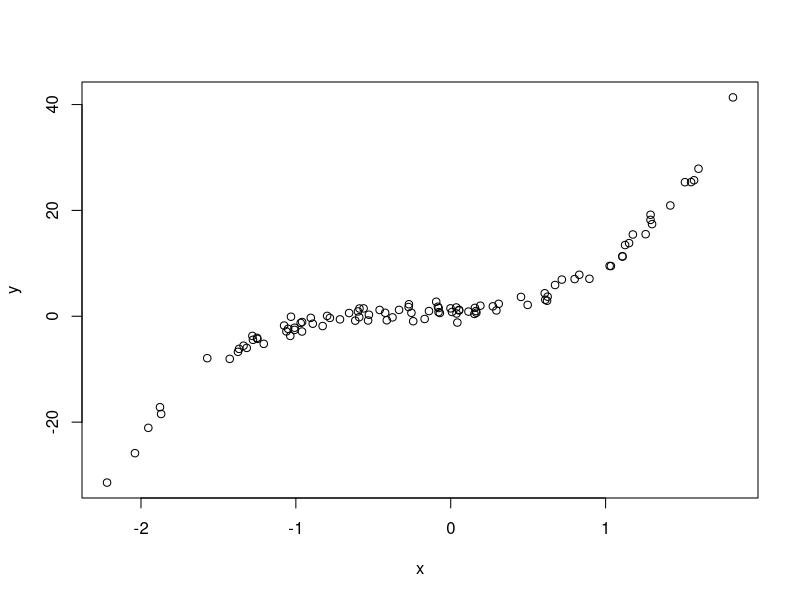
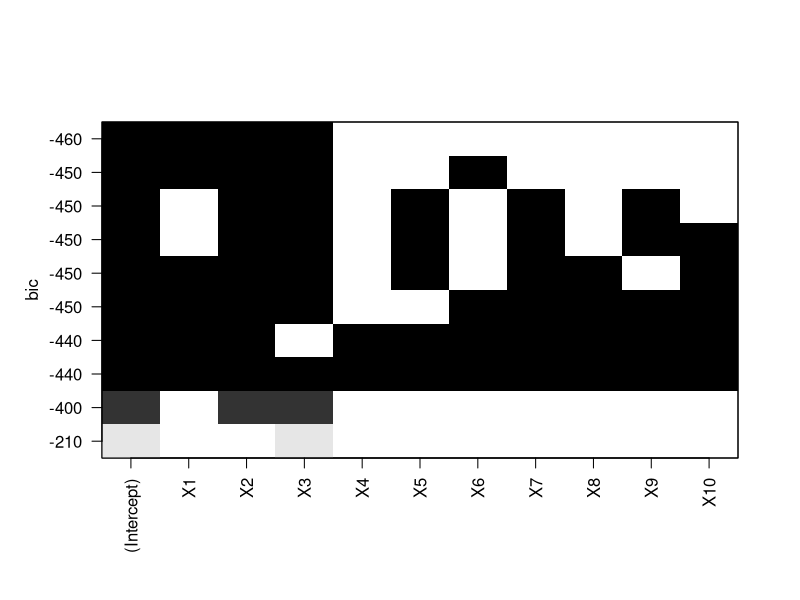
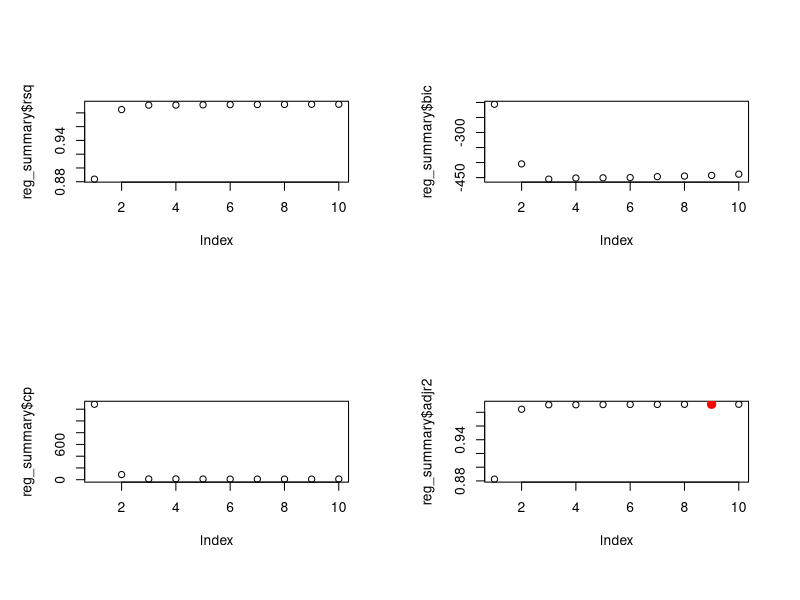
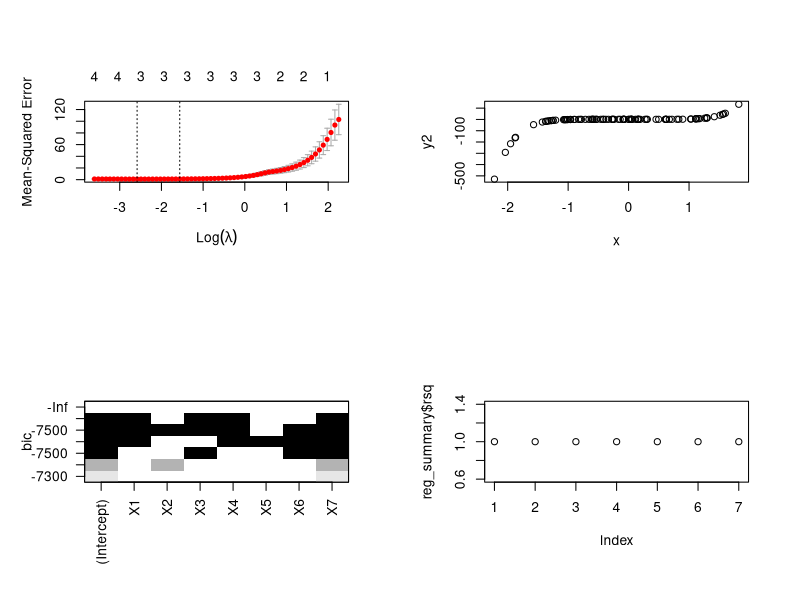
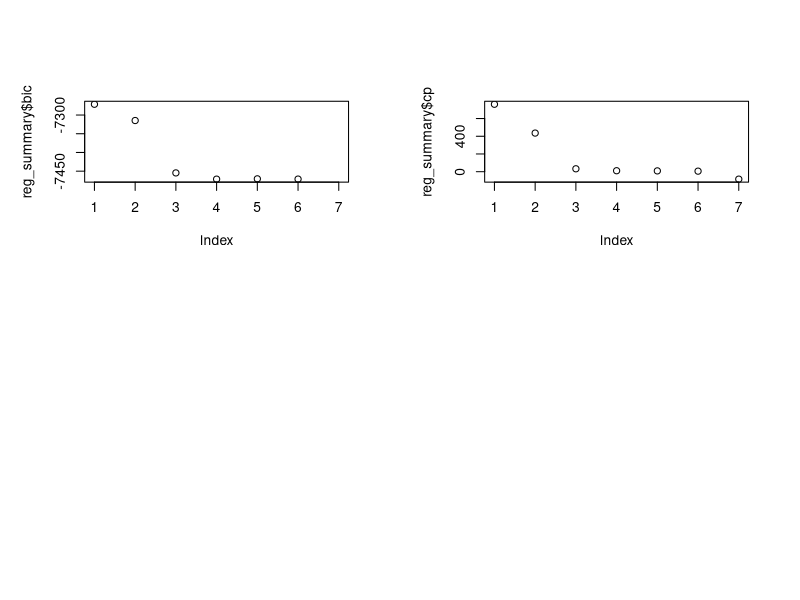

The R script that drew these images, in order:
# In this problem we will generate simulated data and use that to perform the best susbset selection.

## a)
# Use the rnorm() to generate predictor X of length n=100 and also noise of e of length 100
x = rnorm(n = 100)
eps = rnorm(n = 100)
length(x)
length(eps)

## b)
# Generate response vector Y of length n = 100 with the model below
y = 1 + 2*x + 3*x^2 + 4*x^3 + eps
plot(x,y)

## c)
# Use the regsubsets to perform the ebst subset selection with predictors from x^1 to x^10
# What is best model obtained according to Cp, BIC and adjsuted R^2

# Adding regsubsets library to this, which is inside the library called leaps
library(leaps)

# We have to create a dataframe from x^1 to x^10
xfull = poly(x = x,degree = 10,raw = T)

# making a dataframe of y and x
datahere = data.frame(y,xfull)

# Fitting the regsubsets model
reg_model = regsubsets(y~.,data = datahere,nvmax = 10)
reg_model
plot(reg_model)
?regsubsets

reg_summary = summary(reg_model)
reg_summary
reg_summary$rsq

# Creating a grid of 2x2
par(mfrow = c(2,2))

# Plotting for each of the type of indicators we consider to select model
plot(reg_summary$rsq)
plot(reg_summary$bic)
plot(reg_summary$cp)
plot(reg_summary$adjr2)

maxpointnumber_adjrsq = which.max(reg_summary$adjr2)
maxpointnumber_adjrsq
minpointnumber_cp = which.min(reg_summary$cp)
minpointnumber_cp
minpointnumber_bic = which.min(reg_summary$bic)
minpointnumber_bic
points(maxpointnumber_adjrsq, reg_summary$adjr2[maxpointnumber_adjrsq], col="red", cex=2, pch=20)

# According to bic and cp indexes we have these at the lowest for index equal to 3
# So lets get the coefficients of the model where we have 3 predictors,which is meant by 3 above.
coef(reg_model,3)
coef(reg_model,minpointnumber_cp)
coef(reg_model,maxpointnumber_adjrsq)

## d)
# Now using the backward and forward selection for selecting the model predictors
# For specifying the backward and forward selection we just hve to add another argument in regsubsets
?regsubsets

reg_model_forward = regsubsets(y~.,data = datahere,nvmax = 10,method = "forward")
reg_sumamry_forward = summary(reg_model_forward)

maxpointnumber_adjrsq = which.max(reg_sumamry_forward$adjr2)
maxpointnumber_adjrsq

minpointnumber_bic = which.min(reg_sumamry_forward$bic)
minpointnumber_bic

minpointnumber_cp = which.min(reg_sumamry_forward$cp)
minpointnumber_cp

coef(reg_model_forward,maxpointnumber_adjrsq)
coef(reg_model_forward,minpointnumber_bic)
coef(reg_model_forward,minpointnumber_cp)

# Now using the backward selection method to fit the model and doing the same process again.
reg_model_backward = regsubsets(y~.,data = datahere,nvmax = 10,method = "backward")
reg_summary_backward = summary(reg_model_backward)

maxpointnumber_adjrsq = which.max(reg_summary_backward$adjr2)
maxpointnumber_adjrsq

minpointnumber_bic = which.min(reg_summary_backward$bic)
minpointnumber_bic

minpointnumber_cp = which.min(reg_summary_backward$cp)
minpointnumber_cp

coef(reg_model_backward,maxpointnumber_adjrsq)
coef(reg_model_backward,minpointnumber_bic)
coef(reg_model_backward,minpointnumber_cp)

## As we can observe all the three method resulted in the same value and number of coefficietns that
##  we can select. So the way of seleciton of predictors have no infleunce in the selection of
##  predcitors and the numbe r of predictors

## e)
# Fitting the lasso model to the simualated model. using the same data.
# Using the cross validation now , not the validation model.
# Also select the best lambda based on the best value from the cross validation
library(glmnet)
typeof(xfull)
?model.matrix

lambda_seq = 10^seq(10,-2,length.out = 100)

## Using cv.glmnet to fit a 10 fold CV with this sequence of lambda values
#   We can either use the lambda sequence or it will be generated by default
lasso_model = cv.glmnet(x = xfull,y = y,alpha = 1)
lasso_model$lambda

lasso_model
plot(lasso_model)

best_lambda = lasso_model$lambda.min
best_lambda

# The predictions value of responses for this beest value of lambda is :
#   If we want to get predicitons of coefficients rather than the response, we have to include another
#     argument inside the predict model which is type = "coefficients" which will be an extra
#     argument passed on to the lasso_model.
lasso_pred = predict(object = lasso_model,newx = xfull,s = best_lambda)
lasso_pred

mean((y - lasso_pred)^2)

# Coefficients of the lasso model we have developed and these coefficients are  for the best model.
lasso_coeff = predict(object = lasso_model,newx = xfull,s = best_lambda,type = "coefficients")
lasso_coeff[,1]

# The coefficients obtained are very close to the actual values which are 1, 2,3 ,4
# Here we have obtained : .98,1.88,3.01,4.01 which are really close to the actual values


## f)
# Generating another response vector y2 which will be like this
y2 = 1+2*x^7

plot(x,y2)

xfull = poly(x = x,degree = 7,raw = T)

datahere = data.frame(y2,xfull)

reg_model = regsubsets(y2~.,data = datahere)

summary(reg_model)
plot(reg_model)

reg_summary = summary(reg_model)

plot(reg_summary$rsq)

plot(reg_summary$bic)

plot(reg_summary$cp)

minpointnumber_bic = which.min(reg_summary$bic)
minpointnumber_bic

minpointnumber_cp = which.min(reg_summary$cp)
minpointnumber_cp

maxpointnumber_adjrsq = which.max(reg_summary$rsq)
maxpointnumber_adjrsq

coef(reg_model,7)
